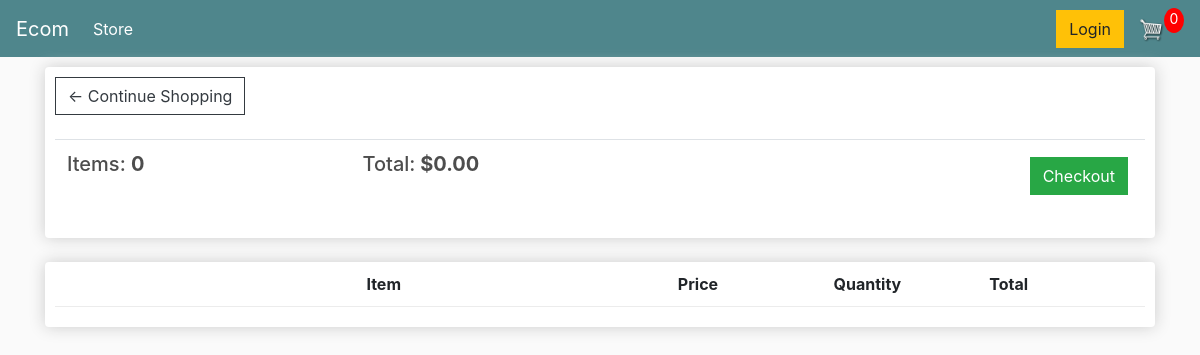
The app's page /cart/ (signed in), older data.
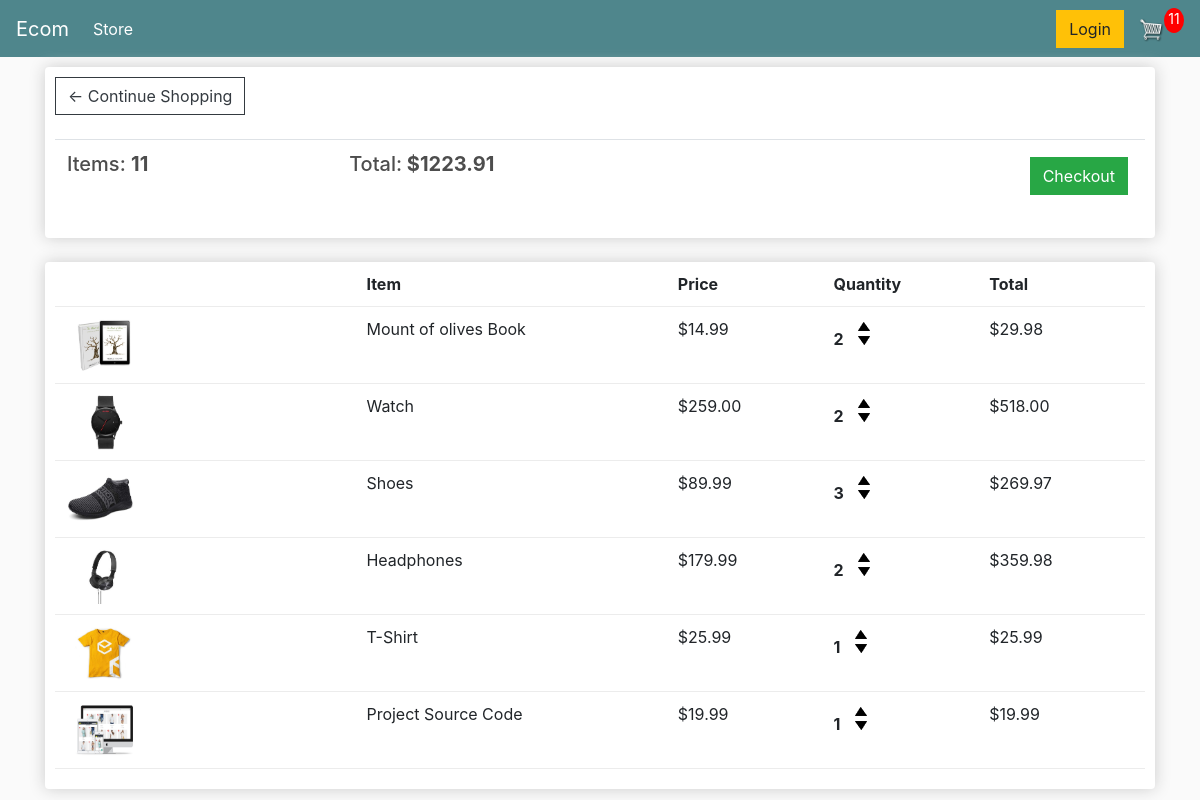
The same page, newer data.
### store/models.py (models this page shows, shortened)
class Order(models.Model):
    customer = models.ForeignKey(Customer, on_delete=models.SET_NULL, null=True, blank=True)
    date_ordered = models.DateField(auto_now_add=True)
    complete = models.BooleanField(default=False,null=True,blank=False)
    transaction_id = models.CharField(max_length=200, null=True)
    @property
    def get_cart_total(self):
         orderitems = self.orderitem_set.all()
         total = sum([item.get_total for item in orderitems])
         return total
    @property
    def get_cart_items(self):
         orderitems = self.orderitem_set.all()
         total = sum([item.quantity for item in orderitems])
         return total

class OrderItem(models.Model):
    product = models.ForeignKey(Product,on_delete=models.SET_NULL,null=True,blank=True)
    order = models.ForeignKey(Order,on_delete=models.SET_NULL,null=True,blank=True)
    quantity = models.IntegerField(default=0,null=True,blank=True)
    date_added = models.DateTimeField(auto_now_add=True)
    @property
    def get_total(self):
         total = self.product.price * self.quantity
         return total

class Product(models.Model):
    name = models.CharField(max_length=200)
    price = models.DecimalField(max_digits=7,decimal_places=2)
    digital = models.BooleanField(default=False,null=True,blank=True)
    image = models.ImageField(null=True,blank=True)
    @property
    def imageURL(self):
        try:
             url = self.image.url
        except:
             url = ''
        return url

### store/views.py (the view)
# urls.py: path('cart/',views.cart,name="cart"),
def cart(request):
	if request.user.is_authenticated:
		customer = request.user.customer
		order, created = Order.objects.get_or_create(customer=customer, complete=False)
		items = order.orderitem_set.all()
		cartItems = order.get_cart_items
	else:
		items = []
		order = {'get_cart_total':0,'get_cart_items':0,'shipping':False}
		cartItems = order['get_cart_items']
	context = {'items':items,'order':order,'cartItems':cartItems}
	return render(request, "store/cart.html", context)

### store/templates/store/cart.html
{% extends 'store/main.html' %}
{% load static %}
{% block content %}
	<div class="row">
		<div class="col-lg-12">
			<div class="box-element">
				<a  class="btn btn-outline-dark" href="{% url 'store' %}">&#x2190; Continue Shopping</a>
				<br>
				<br>
				<table class="table">
					<tr>
						<th><h5>Items: <strong>{{order.get_cart_items}}</strong></h5></th>
						<th><h5>Total:<strong> ${{order.get_cart_total|floatformat:2}}</strong></h5></th>
						<th>
							<a  style="float:right; margin:5px;" class="btn btn-success" href="{% url 'checkout' %}">Checkout</a>
						</th>
					</tr>
				</table>
			</div>
			<br>
			<div class="box-element">
				<div class="cart-row">
					<div style="flex:2"></div>
					<div style="flex:2"><strong>Item</strong></div>
					<div style="flex:1"><strong>Price</strong></div>
					<div style="flex:1"><strong>Quantity</strong></div>
					<div style="flex:1"><strong>Total</strong></div>
				</div>
				{% for item in items %}
				<div class="cart-row">
					<div style="flex:2"><img class="row-image" src="{{item.product.imageURL}}"></div>
					<div style="flex:2"><p>{{item.product.name}}</p></div>
					<div style="flex:1"><p>${{item.product.price|floatformat:2}}</p></div>
					<div style="flex:1">
						<p class="quantity">{{item.quantity}}</p>
						<div class="quantity">
							<img data-product="{{item.product.id}}" data-action="add" class="chg-quantity update-cart" src="{% static  'images/arrow-up.png' %}">
							<img data-product="{{item.product.id}}" data-action="remove" class="chg-quantity update-cart" src="{% static  'images/arrow-down.png' %}">
						</div>
					</div>
					<div style="flex:1"><p>${{item.get_total|floatformat:2}}</p></div>
				</div>
				{% endfor %}
			</div>
		</div>
	</div>
{% endblock content %}

### store/templates/store/main.html (shortened to what this page needs)
<!DOCTYPE html>
{% load static %}
<html lang="en">
<head>
    <link rel="stylesheet" href="https://stackpath.bootstrapcdn.com/bootstrap/4.4.1/css/bootstrap.min.css">
    <link rel="stylesheet" type="text/css" href="{% static 'css/main.css' %}">
</head>
<body>
    <nav class="navbar navbar-expand-lg navbar-dark bg-dark">
        <a class="navbar-brand" href="{% url 'store' %}">Ecom</a>
        <div class="collapse navbar-collapse" id="navbarSupportedContent">
          <ul class="navbar-nav mr-auto">
            <li class="nav-item active">
              <a class="nav-link" href="{% url 'store' %}">Store<span class="sr-only">(current)</span></a>
            </li>
          </ul>
          <div class="form-inline my-2 my-lg-0">
            <a href="#"class="btn btn-warning">Login</a>
            <a href="{% url 'cart' %}">
               <img  id="cart-icon" src="{% static 'images/cart.png' %}">
           </a>
           <p id="cart-total">{{cartItems}}</p>
        </div>
        </div>
      </nav>
    <div class="container">
        {% block content %}
        {% endblock content %}
    </div>
</body>
</html>

### static/css/main.css (style rules this page uses)
body { background-color: hsl(0, 0%, 98%); }
h1,h2,h3,h4,h5,h6 { color:hsl(0, 0%, 30%); }
.box-element { box-shadow:hsl(0, 0%, 80%) 0 0 16px; background-color: #fff; border-radius: 4px; padding: 10px; }
.bg-dark { background-color: #4f868c!important; }
#cart-icon { width:25px; display: inline-block; margin-left: 15px; }
#cart-total { display: block; text-align: center; color:#fff; background-color: red; width: 20px; height: 25px; border-radius: 50%; font-size: 14px; }
.col-lg-4, .col-lg-6, .col-lg-8, .col-lg-12 { margin-top: 10px; }
.btn { border-radius: 0; }
.row-image { width: 100px; }
.cart-row { display: flex; align-items: flex-stretch; padding-bottom: 10px; margin-bottom: 10px; border-bottom: 1px solid #ececec; }
.quantity { display: inline-block; font-weight: 700; padding-right:10px; }
.chg-quantity { width: 12px; cursor: pointer; display: block; margin-top: 5px; transition:.1s; }

Row changes from the older to the newer data that the page shows:
computed for Order: get_cart_items "0" → "11"; get_cart_total "0.00" → "1223.91"
added OrderItem: product.imageURL (picture), product.name "Mount of olives Book", product.price "14.99", quantity "2", get_total "29.98"
added OrderItem: product.imageURL (picture), product.name "Watch", product.price "259.00", quantity "2", get_total "518.00"
added OrderItem: product.imageURL (picture), product.name "Shoes", product.price "89.99", quantity "3", get_total "269.97"
added OrderItem: product.imageURL (picture), product.name "Headphones", product.price "179.99", quantity "2", get_total "359.98"
added OrderItem: product.imageURL (picture), product.name "T-Shirt", product.price "25.99", quantity "1", get_total "25.99"
added OrderItem: product.imageURL (picture), product.name "Project Source Code", product.price "19.99", quantity "1", get_total "19.99"
Text that changed along with them:
{{ cartItems }}: "0" → "11"
